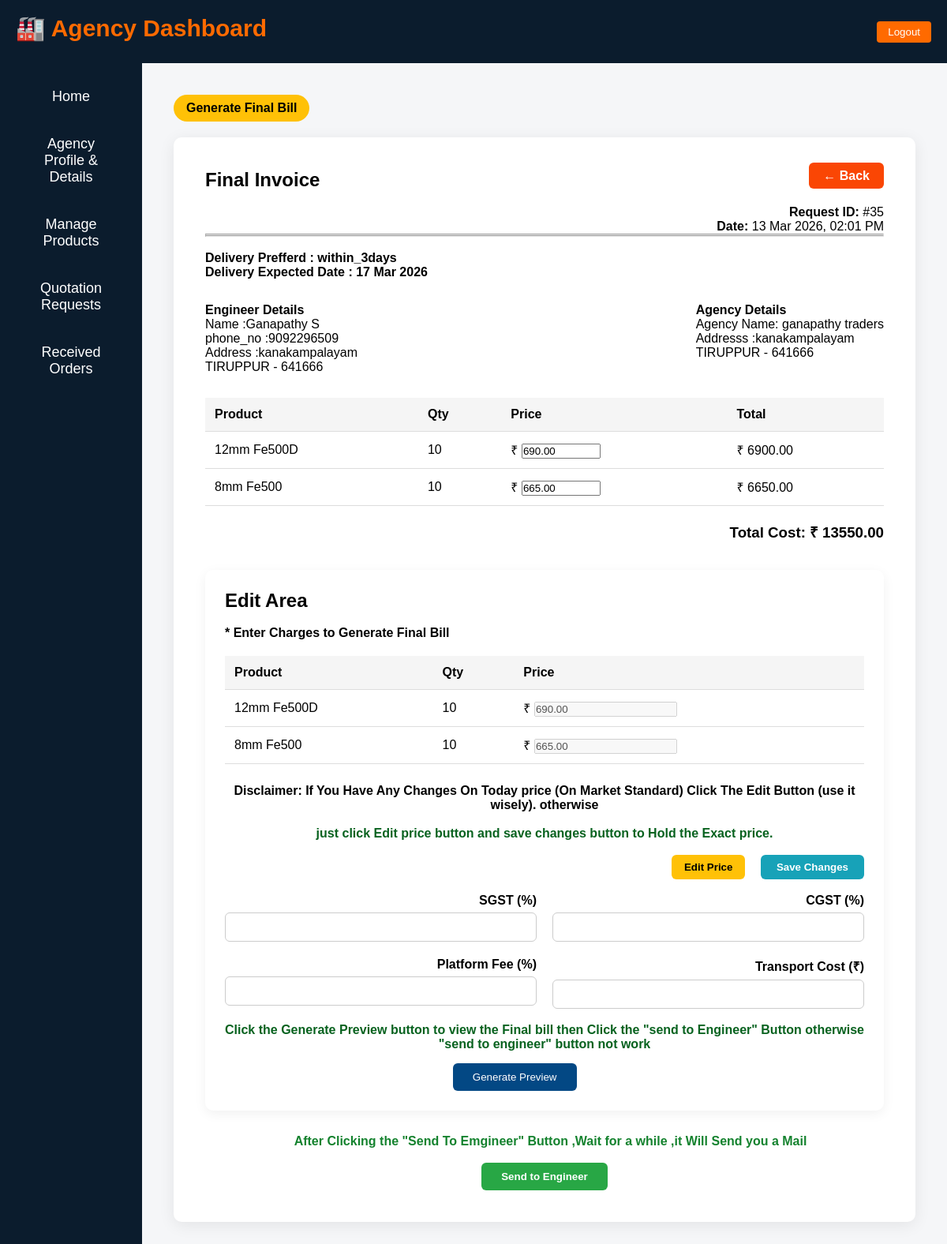
Page /agency/generate-final-bill/35/ (signed in) on the committed database.
### Construct/models.py (models this page shows, shortened)
class QuotationRequest(models.Model):
    site = models.ForeignKey(
        ConstructionSite,
        on_delete=models.CASCADE
    )
    engineer = models.ForeignKey(
        User,
        on_delete=models.CASCADE
    )
    agency = models.ForeignKey(
        AgencyProfile,
        on_delete=models.CASCADE,
        null=True,
        blank=True
    )
    request_note = models.TextField()
    DELIVERY_CHOICES = [
("urgent","Urgent (1-2 days)"),
("3days","Within 3 days"),
("7days","Within 1 week"),
("flexible","Flexible"),
]
    delivery_preference = models.CharField(
    max_length=20,
    choices=DELIVERY_CHOICES ,default="flexible"
)
    expected_delivery_date = models.DateField(
    default=timezone.now
)
    estimated_total = models.DecimalField(
        max_digits=12,
        decimal_places=2
    )
    created_at = models.DateTimeField(auto_now_add=True)
    STATUS_CHOICES = [
        ("Requested", "Requested"),
        ("Approved", "Approved"),
        ("Rejected", "Rejected"),
        ("Expired","Expired"),
        ("MOVED_For_Order", "Converted To Order"),  # 🔥 add this
    ]
    status = models.CharField(
        max_length=20,
        choices=STATUS_CHOICES,
        default="Requested"
    )
    def default_valid_until():
        now = timezone.localtime()
        today_8pm = now.replace(
        hour=20,
        minute=0,
        second=0,
        microsecond=0
    )
        if now > today_8pm:
            today_8pm = today_8pm + timedelta(days=1)
        return today_8pm
    quotation_valid_until = models.DateTimeField(
    default=default_valid_until
)

class Engineerprofile(models.Model):
    user = models.OneToOneField(
        User,
        on_delete=models.CASCADE,
        related_name="engineer_profile"
    )
    email = models.EmailField(null=False, blank=False)
    DEGREE_CHOICES = [
        ('BE', 'BE'),
        ('ME', 'ME'),
        ('MTech', 'BTech'),
        ('MTech', 'MTech'),
        ('Diploma', 'Diploma'),
        ('PhD', 'PhD'),
        ('Others', 'Others'),
    ]
    degree = models.CharField(
        max_length=20,
        choices=DEGREE_CHOICES,
        null=False,
        blank=False
    )
    other_degree = models.CharField(
        max_length=100,
        null=False,
        blank=False
    )
    college_name = models.CharField(
        max_length=255,
        null=False,
        blank=False
    )
    clg_district = models.CharField(
        max_length=100,
        null=False,
        blank=False
    )
    degree_certificate = models.FileField(
        upload_to='engineer_certificates/',
        null=False,
        blank=False
    )
    full_name = models.CharField(
        max_length=150,
        null=False,
        blank=False
    )
    age = models.PositiveIntegerField(
        null=False,
        blank=False
    )
    GENDER_CHOICES = [
        ('Male', 'Male'),
        ('Female', 'Female'),
        ('Other', 'Other'),
    ]
    gender = models.CharField(
        max_length=10,
        choices=GENDER_CHOICES,
        null=False,
        blank=False
    )
    date_of_birth = models.DateField(
        null=False,
        blank=False
    )
    phone_number = models.CharField(
        max_length=10,
        unique=True,
        null=False,
        blank=False
    )
    address = models.TextField(
        null=False,
        blank=False
    )
    district = models.CharField(
        max_length=100,
        null=False,
        blank=False
    )
    state = models.CharField(
        max_length=100,
        null=False,
        blank=False
    )
    pincode = models.CharField(
        max_length=10,
        null=False,
        blank=False
    )
    terms_accepted = models.BooleanField(default=False)
    created_at = models.DateTimeField(auto_now_add=True)
    updated_at = models.DateTimeField(auto_now=True)

class ConstructionSite(models.Model):
    SITE_CATEGORY_CHOICES = [
        ('house', 'House'),
        ('building', 'Building'),
        ('flats', 'Flats'),
        ('commercial', 'Commercial Stores'),
        ('others', 'Others'),
    ]
    engineer = models.ForeignKey( User,
        on_delete=models.CASCADE,
        related_name="engineer_sites"
    )
    site_name = models.CharField(max_length=200)
    category = models.CharField(
        max_length=20,
        choices=SITE_CATEGORY_CHOICES
    )
    other_category = models.CharField(
    max_length=100,
    null=True,
    blank=True
)
    total_sqft = models.FloatField()
    site_map = models.FileField(
    upload_to='site_maps/',
    null=True,
    blank=True
)
    blueprint_file = models.FileField(
    upload_to='site_blueprints/',
    null=True,
    blank=True
)
    building_area_sqft = models.FloatField()
    approximate_budget = models.DecimalField(
        max_digits=12,
        decimal_places=2
    )
    start_date = models.DateField()
    end_date = models.DateField()
    STATUS_CHOICES = [
    ('Planning', 'Planning'),
    ('Started', 'Started'),
    ('Ongoing', 'Ongoing'),
    ('NearComplete', 'Near To Complete'),
    ('Completed', 'Completed'),
    ('HandedOver', 'Handed Over'),
]
    status = models.CharField(
    max_length=20,
    choices=STATUS_CHOICES,
    default='Planning'
)
    description = models.TextField(blank=True)
    site_address = models.TextField()
    site_district = models.CharField(max_length=100)
    site_state = models.CharField(max_length=100)
    site_pincode = models.CharField(max_length=10)
    created_at = models.DateTimeField(default=timezone.now)

class AgencyProfile(models.Model):
    user = models.OneToOneField(
        User,
        on_delete=models.CASCADE,
        related_name="agency_profile"
    )
    company_name = models.CharField(max_length=255)
    gst_number = models.CharField(max_length=50)
    gst_certificate = models.FileField(
        upload_to="agency_gst_certificates/"
    )
    company_phone = models.CharField(
        max_length=15,
        unique=True
    )
    company_address = models.TextField()
    company_district = models.CharField(max_length=100)
    company_state = models.CharField(max_length=100)
    company_pincode = models.CharField(max_length=6)
    owner_name = models.CharField(max_length=150)
    owner_email = models.EmailField()
    owner_phone = models.CharField(
        max_length=15,
        unique=True
    )
    GENDER_CHOICES = [
        ('Male', 'Male'),
        ('Female', 'Female'),
        ('Other', 'Other'),
    ]
    gender = models.CharField(
        max_length=10,
        choices=GENDER_CHOICES
    )
    owner_age = models.PositiveIntegerField()
    owner_dob = models.DateField()
    owner_address = models.TextField()
    owner_district = models.CharField(max_length=100)
    owner_state = models.CharField(max_length=100)
    owner_pincode = models.CharField(max_length=6)
    status = models.CharField(
        max_length=20,
        default="approved"
    )
    approved_at = models.DateTimeField(
        default=timezone.localtime
    )
    terms_accepted = models.BooleanField(default=False)
    created_at = models.DateTimeField(auto_now_add=True)
    updated_at = models.DateTimeField(auto_now=True)

class QuotationItem(models.Model):
    quotation = models.ForeignKey(
        QuotationRequest,
        on_delete=models.CASCADE,
        related_name="items"
    )
    product_name = models.CharField(max_length=200)
    weight_or_size = models.CharField(max_length=100)
    quantity = models.PositiveIntegerField()
    price = models.DecimalField(max_digits=10, decimal_places=2)
    def total_price(self):
        return self.price * self.quantity

### Construct/views.py (the view, shortened to what this page needs)
@login_required
def generate_final_bill(request, quotation_id):
    quotation = get_object_or_404(
        QuotationRequest,
        id=quotation_id,
        agency=request.user.agency_profile
    )
    return render(
        request,
        "agency_side/generate_final_bill.html",
        {"quotation": quotation}
    )

### templates/agency_side/generate_final_bill.html (shortened to what this page needs)
{% extends "agency_side/agency_dashboard.html" %}
{% load static %}
{% block content %}
<div class="quote-badge">Generate Final Bill</div>
<div class="invoice-container">
  <div class="invoice-header">
  <div>
    <h2>Final Invoice</h2>
  </div>
  <div style="text-align:right;">
    <a href="{% url 'manage_requested_replies' %}"
       style="background:#fa4604;
              color:#fff;
              padding:8px 18px;
              border-radius:6px;
              text-decoration:none;
              font-weight:600;">
      ← Back
    </a><br><br>
    <p style="margin-top:10px;"><strong>Request ID:</strong> #{{ quotation.id }}</p>
    <p><strong>Date:</strong> {{ quotation.created_at|date:"d M Y, h:i A" }}</p>
  </div>
</div>
  <hr>
  <hr><br>
  <div class="delivery_det">
    <h4>Delivery Prefferd :       {{ quotation.get_delivery_preference_display }}</h4>
    <h4> Delivery Expected Date : {{ quotation.expected_delivery_date|date:"d M Y" }}</h4>  </div>
  <div class="details-section">
    <div>
      <h4>Engineer Details</h4>
      <p>Name :{{ quotation.engineer.engineer_profile.full_name }}</p>
      <p>phone_no :{{ quotation.engineer.engineer_profile.phone_number }}</p>
      <p>Address :{{ quotation.site.site_address }}</p>
      <p>{{ quotation.site.site_district }} - {{ quotation.site.site_pincode }}</p>
    </div>
    <div>
      <h4>Agency Details</h4>
      <p>Agency Name: {{ quotation.agency.company_name }}</p>
      <p>Addresss :{{ quotation.agency.company_address }}</p>
      <p>{{ quotation.agency.company_district }} - {{ quotation.agency.company_pincode }}</p>
    </div>
  </div>
  <table class="invoice-table main-bill-table">
    <thead>
      <tr>
        <th>Product</th>
        <th>Qty</th>
        <th>Price</th>
        <th>Total</th>
      </tr>
    </thead>
    <tbody>
{% for item in quotation.items.all %}
<tr>
  <td>{{ item.product_name }}</td>
  <td>{{ item.quantity }}</td>
  <td>
    ₹ <input type="number"
             step="0.01"
             name="edited_price_{{ item.id }}"
             value="{{ item.price }}"
             class="edit-price"
             style="width:100px;">
  </td>
  <td>
    ₹ <span class="row-total"
             data-qty="{{ item.quantity }}">
        {{ item.total_price }}
      </span>
  </td>
</tr>
{% endfor %}
</tbody>
  </table>
  <div class="total-box">
    <h3>Total Cost: ₹ {{ quotation.estimated_total }}</h3>
  </div><br><br>
  <div class="calc-wrapper">
    <h2> Edit Area</h2><br>
    <h4> * Enter Charges to Generate Final Bill</h4>
<table class="invoice-table">
<thead>
<tr>
<th>Product</th>
<th>Qty</th>
<th>Price</th>
</tr>
</thead>
<tbody>
{% for item in quotation.items.all %}
<tr>
<td>{{ item.product_name }}</td>
<td>{{ item.quantity }}</td>
<td>
₹ <input type="number"
         name="edited_price_{{ item.id }}"
         value="{{ item.price }}"
         class="edit-price"
         disabled>
</td>
</tr>
{% endfor %}
</tbody>
</table>
  <div style="margin-top:25px; text-align:right;">
    <h4 style="text-align:center; font-weight: 600;"><b>Disclaimer:</b> If You Have Any Changes On Today price (On Market Standard) Click The Edit Button (use it wisely). otherwise  </h4><br>
     <h4 style="text-align:center; color: #08621f; font-weight: 600;" > just click Edit price button and save changes button to Hold the Exact price.</h4><br>
  <button type="button"
          id="editBtn"
          style="background:#ffc107; border:none; padding:8px 16px; border-radius:6px; font-weight:600; margin-right: 15px;">
    Edit Price
  </button>
  <button type="button"
          id="saveBtn"
          style="background:#17a2b8; border:none; padding:8px 20px; border-radius:6px; font-weight:600; color:white;"
          disabled>
    Save Changes
  </button><br><br>
    <div class="input-grid">
      <div>
        <label>SGST (%)</label>
        <input type="number" step="0.01" id="sgst_percent">
      </div>
      <div>
        <label>CGST (%)</label>
        <input type="number" step="0.01" id="cgst_percent">
      </div>
      <div>
        <label>Platform Fee (%)</label>
        <input type="number" step="0.01" id="platform_percent">
      </div>
      <div>
        <label>Transport Cost (₹)</label>
        <input type="number" step="0.01" id="transport">
      </div>
    </div><br>
<h4 style="color: #08621f; font-weight: 600; text-align:center;"> Click the Generate Preview button to view the Final bill then Click the "send to Engineer" Button otherwise "send to engineer" button not work</h4>
    <button type="button" class="preview-btn" onclick="calculateFinal()">
      Generate Preview
    </button>
  </div>
</div>
<form method="POST">
  <div class="send-section">
      <h5 style="color: #14822e; font-size: medium; margin-left: 15px; margin-top: 10px ;"> After Clicking the "Send To Emgineer" Button ,Wait for a while ,it Will Send you a Mail </h5><br>
      <button type="submit" class="send-btn" id="sendBtn" disabled>
      Send to Engineer
      </button><br>
  </div></form>
</div>
{% endblock %}

### templates/agency_side/agency_dashboard.html (style rules this page uses)
* { margin: 0; padding: 0; box-sizing: border-box; font-family: "Oswald", sans-serif; }

### templates/agency_side/generate_final_bill.html (style rules this page uses)
.quote-badge { background:#ffc107; padding:8px 16px; display:inline-block; font-weight:bold; border-radius:20px; margin-bottom:20px; }
.invoice-container { background:#fff; padding:40px; border-radius:10px; box-shadow:0 4px 20px rgba(0,0,0,0.08); }
.invoice-header { display:flex; justify-content:space-between; }
.details-section { display:flex; justify-content:space-between; margin:30px 0; }
.invoice-table { width:100%; border-collapse:collapse; margin-top:20px; }
.invoice-table th, .invoice-table td { border-bottom:1px solid #ddd; padding:12px; text-align:left; }
.invoice-table th { background:#f5f5f5; }
.total-box { text-align:right; margin-top:20px; }
.calc-wrapper { background:#ffffff; padding:25px; border-radius:10px; box-shadow:0 4px 15px rgba(0,0,0,0.06); margin-bottom:30px; }
.input-grid { display:grid; grid-template-columns:repeat(2,1fr); gap:20px; }
.input-grid label { display:block; font-weight:600; margin-bottom:6px; }
.input-grid input { width:100%; padding:10px; border:1px solid #ccc; border-radius:6px; }
.preview-btn { background:#034884; color:white; padding:10px 25px; border:none; border-radius:6px; cursor:pointer; margin-top:15px; margin-right: 45%; }
.send-section { text-align:center; margin-top:25px; }
.send-btn { background:#28a745; color:white; padding:10px 25px; border:none; border-radius:6px; cursor:pointer; font-weight:600; }

### rows in the picture
QuotationRequest: id "35", created_at "13 Mar 2026, 02:01 PM", delivery_preference "within_3days", expected_delivery_date "17 Mar 2026", engineer.engineer_profile.full_name "Ganapathy S", engineer.engineer_profile.phone_number "9092296509", site.site_address "kanakampalayam", site.site_district "TIRUPPUR", site.site_pincode "641666", agency.company_name "ganapathy traders", agency.company_address "kanakampalayam", agency.company_district "TIRUPPUR", agency.company_pincode "641666", estimated_total "13550.00"
QuotationItem: product_name "12mm Fe500D", quantity "10", price "690.00", total_price "6900.00"
QuotationItem: product_name "8mm Fe500", quantity "10", price "665.00", total_price "6650.00"
